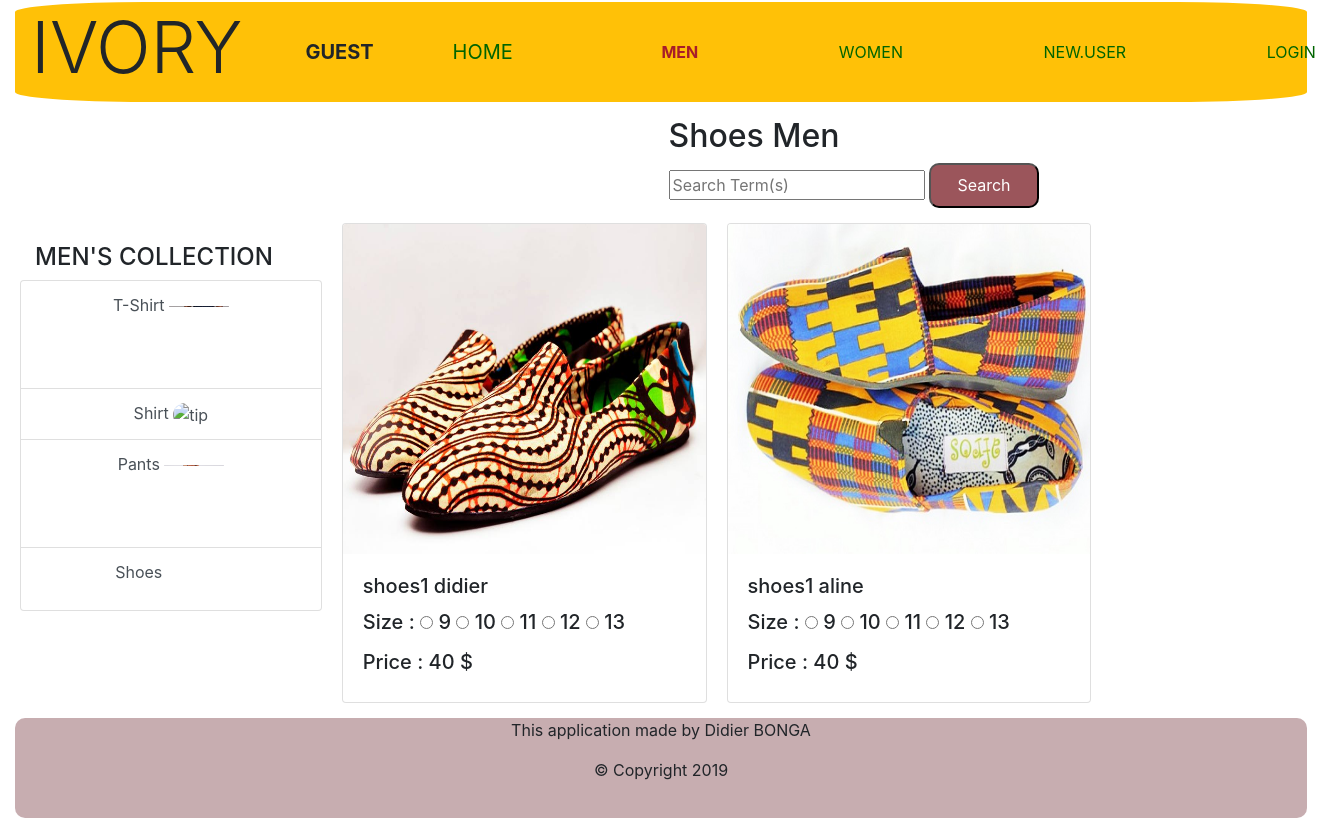
The app's page /shoesmen/, older data.
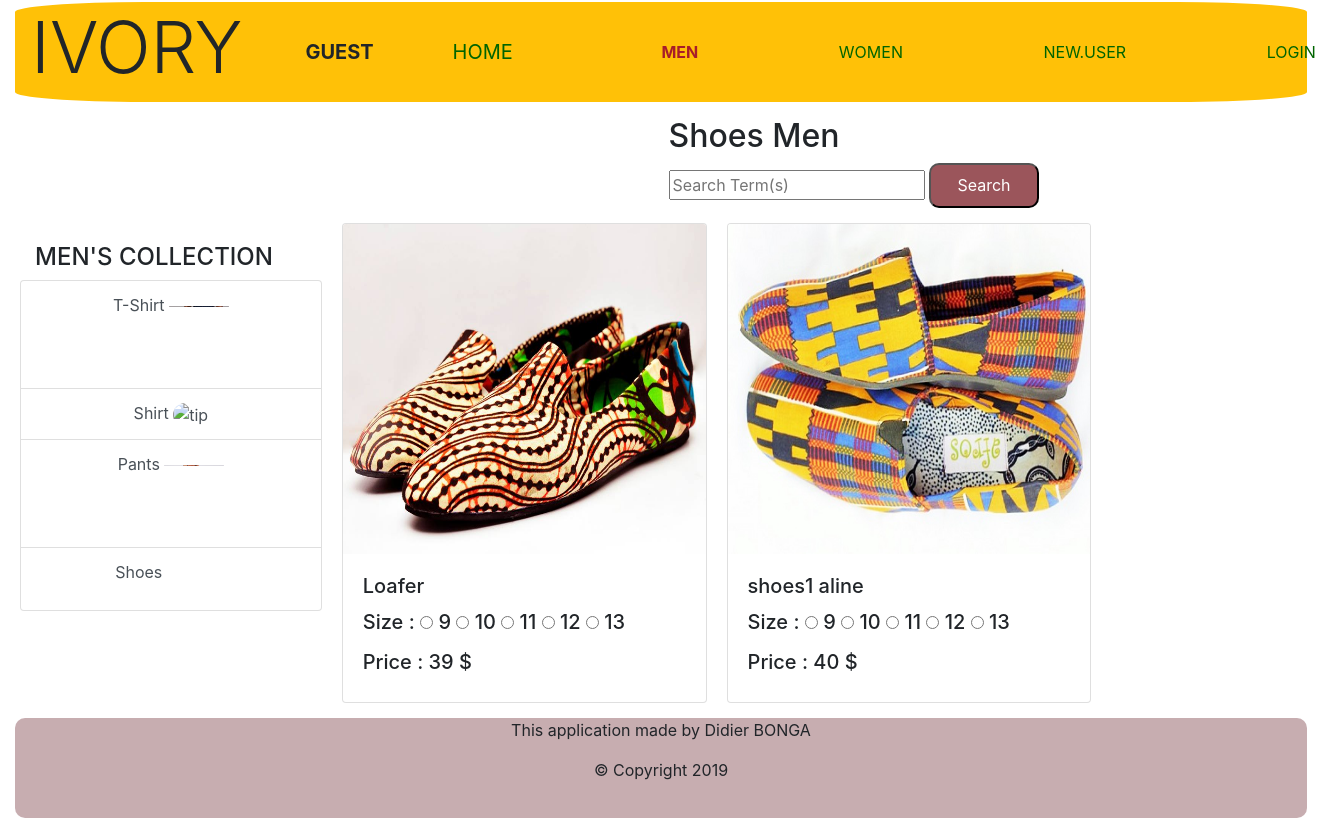
The same page, newer data.
### ivoryApp/models.py (models this page shows, shortened)
class ShoesMen(models.Model):
    sm_title = models.CharField(max_length=200)
    sm_picture = models.ImageField(upload_to="media/images/", null=True, blank=True)
    sm_price = models.IntegerField(default=0)
    sm_ForeignKey = models.ForeignKey(UserLoginModel, on_delete=models.SET_NULL, null=True, blank=True)

### ivoryApp/views.py (the view)
# urls.py: path('shoesmen/', views.shoesmen, name='shoesmen'),
def shoesmen(request):
    form = MyForm()
    allShoesMen = ShoesMen.objects.all()
    return render(request, 'ivoryApp/item/shoesMen.html', {'allShoesMen': allShoesMen, 'form': form})

### ivoryApp/forms.py
class MyForm(forms.Form):
    my_choice_field = forms.ChoiceField(choices=CUSTOMER_SIZE_ACCESSORY)
    ts_size = forms.ChoiceField(choices=CUSTOMER_SIZE)
    s_size = forms.ChoiceField(choices=CUSTOMER_SIZE)
    pant_size = forms.ChoiceField(choices=CUSTOMER_SIZE)
    sm_size = forms.ChoiceField(choices=CUSTOMER_SIZE_SHOES)
    dress_size = forms.ChoiceField(choices=CUSTOMER_SIZE)
    bj_size = forms.ChoiceField(choices=CUSTOMER_SIZE_ACCESSORY)
    sw_size = forms.ChoiceField(choices=CUSTOMER_SIZE_SHOES)

### ivoryApp/templates/ivoryApp/item/shoesMen.html (shortened to what this page needs)
{% extends 'ivoryApp/men.html' %}
{% block content %}
<header>
    <h2>Shoes Men</h2>
    <form action="{% url 'search_sm' %}" method="post">
        <input type="text" name="mySearch" placeholder="Search Term(s)" aria-label="Search" >
        <button type="submit">Search</button>
    </form>
</header>
<aside>
    {% if allShoesMen %}
    <div class="miniGrid">
    {% for eachsm in allShoesMen %}
    <div class="card" style="width: 22.8rem;">
        <img src="{{eachsm.sm_picture.url}}" class="card-img-top" alt="image item">
        <div class="card-body">
            <h5 class="card-title">{{ eachsm.sm_title }}</h5>
            <h5>
                Size :
                {% for choice in form.sm_size.field.choices %}
                <input type="radio" name="sm_size" value="{{choice.0}}"
                       />
                <label class="">{{choice.1}}</label>
                {% endfor %}
            </h5>
            <h5>Price : {{ eachsm.sm_price }} $</h5>
        </div>
    </div>
    {% endfor %}
    </div>
    {% endif %}
</aside>
{% endblock %}

Row changes from the older to the newer data that the page shows:
changed ShoesMen: sm_title "shoes1 didier" → "Loafer"; sm_price "40" → "39"
